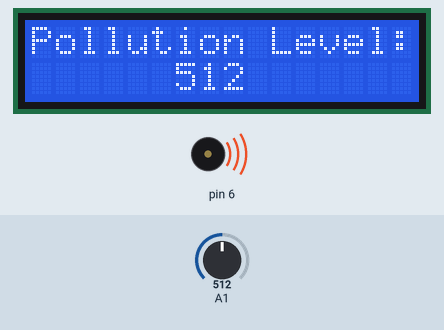
Recording of a sketch running on a simulated Arduino Uno, built with avr-gcc and run on an emulated ATmega328P. Shown: 16×2 character LCD, buzzer (waves = sounding). The inputs (shaded band) are chosen by the test bench; at power-on: A1 = 512. What the sketch prints to the serial monitor is not drawn.

Above: at 1.2 s.
1.3 s: A1 set to 158
At 4.5 s:
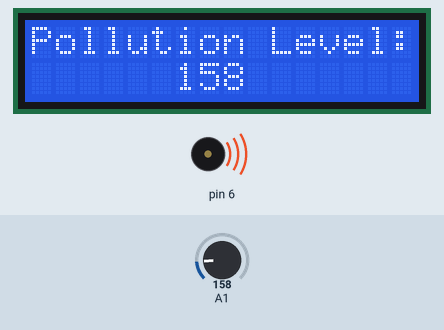
6.4 s: A1 set to 142
At 11.3 s:
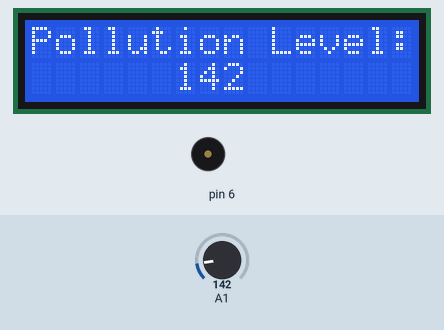
11.6 s: A1 set to 160
At 13.6 s:
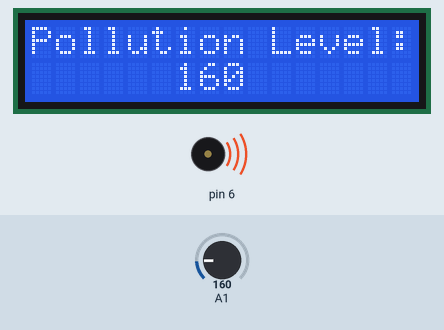
Timing chart, 0 to 15.1 s (numbered marks = the images above; inputs shaded):
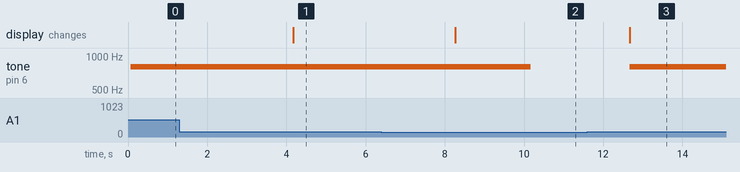

The sketch:

code.ino
```cpp
#include <LiquidCrystal.h>
int pollution = 56;
LiquidCrystal lcd(2, 3, 4, 5, 6, 7);
void setup() {
pinMode(A1, INPUT);
Serial.begin(9600);
pinMode(2, OUTPUT);
pinMode(3, OUTPUT);
pinMode(4, OUTPUT);
pinMode(5, OUTPUT);
pinMode(6, OUTPUT);
lcd.begin(16, 2);
lcd.setCursor(0, 0);
lcd.print("Pollution Level:");
}
void loop() {
pollution = analogRead(A1);
Serial.println(pollution);
int PollPercentage = (pollution / 1023.0) * 100;
Serial.print(PollPercentage);
Serial.println("percent pollution");
digitalWrite(2, LOW);
digitalWrite(3, LOW);
digitalWrite(4, LOW);
digitalWrite(5, LOW);
lcd.setCursor(6, 1);
lcd.print(pollution);
if (pollution > 150) {
digitalWrite(2, HIGH);
tone(6, 800, 6000);
delay(4000);
} else if (pollution > 100) {
digitalWrite(3, HIGH);
delay(1000);
} else if (pollution > 50) {
digitalWrite(4, HIGH);
delay(1000);
} else {
digitalWrite(5, HIGH);
}
delay(100);
}
```

Measured:
- the behaviour switches between 151 and 150 on A1 (found by bisection; images 1 and 2)
- after the input at 1.3 s, the display: changes after 2.9 s (image 1)
- after the input at 6.4 s, tone on pin 6: 800 Hz → silent after 3.8 s; the display: changes after 1.9 s (image 2)
- after the input at 11.6 s, tone on pin 6: silent → 800 Hz after 1.1 s; the display: changes after 1.1 s (image 3)
